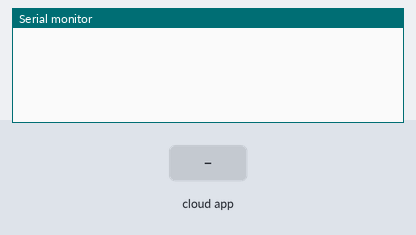
A sketch run on a simulated ESP32. Parts: the last lines printed to the serial monitor. The inputs (shaded band) are chosen by the test bench. The ROS host is connected and sends only what is stated.

Above: at 4.2 s.
4.3 s: the phone or cloud app sets linear.x to -100
At 4.7 s:
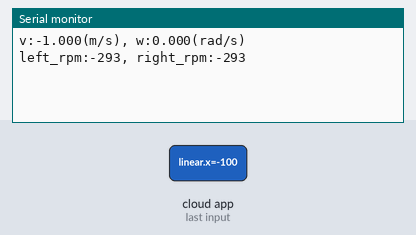
5.8 s: the phone or cloud app sets angular.z to -100
At 7.0 s:
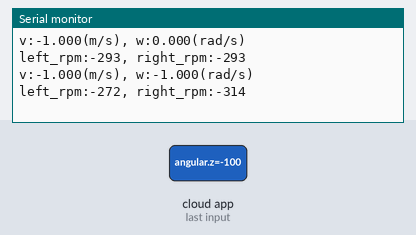
7.3 s: the phone or cloud app sets linear.x to 0
At 8.1 s:
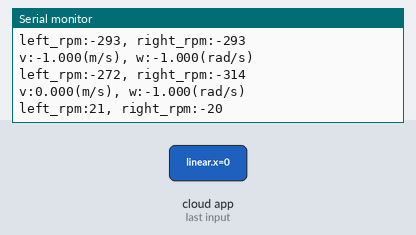
8.8 s: the phone or cloud app sets angular.z to 0
At 9.3 s:
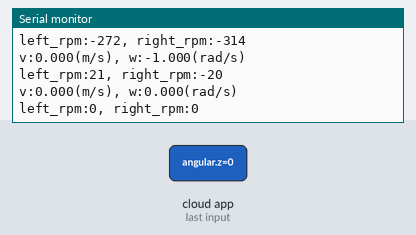
Timing chart, 0 to 11.3 s (numbered marks = the images above; inputs shaded):
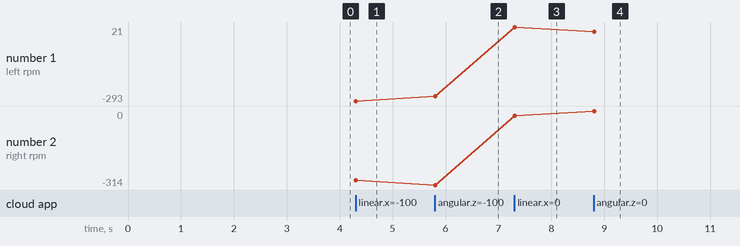

The sketch:

_33_diff_drive_control_twist_to_rpm_heartbeat.ino
```cpp
#include <micro_ros_arduino.h>
#include <rcl/rcl.h>
#include <rclc/rclc.h>
#include <rclc/executor.h>
#include <geometry_msgs/msg/twist.h>
#include <std_msgs/msg/string.h>
#include <math.h>

rcl_subscription_t twist_sub;
geometry_msgs__msg__Twist twist_msg;

rcl_allocator_t allocator;
rclc_support_t support;
rcl_node_t node;
rclc_executor_t executor;

rcl_publisher_t heartbeat_pub;
std_msgs__msg__String heartbeat_msg;

unsigned long last_heartbeat = 0;
unsigned long heartbeat_cnt = 0;
const char *text = "hello from esp32";
char heartbeat_text[50];

// 로봇 파라미터
const float TRACK_WIDTH = 0.145f; // 바퀴 간 거리 (m)
const float WHEEL_RADIUS = 0.065f/2; // 바퀴 반지름 (m)

void twist_callback(const void *msgin) {
  const geometry_msgs__msg__Twist *msg = (const geometry_msgs__msg__Twist *)msgin;

  float v = msg->linear.x;   // 선속도
  float w = msg->angular.z;  // 각속도

  Serial.printf("v:%.3f(m/s), w:%.3f(rad/s)\n", v, w);

  // 속도 계산
  float left_speed = v - w * TRACK_WIDTH / 2.0f;
  float right_speed = v + w * TRACK_WIDTH / 2.0f;

  // RPM 값으로 변환
  int left_rpm = (int)(left_speed / (TWO_PI * WHEEL_RADIUS) * 60 + 0.5);
  int right_rpm = (int)(right_speed / (TWO_PI * WHEEL_RADIUS) * 60 + 0.5);

  Serial.printf("left_rpm:%d, right_rpm:%d\n", left_rpm, right_rpm);
}

void setup() {
	Serial.begin(115200);
	delay(1000);
	// Wi-Fi micro-ROS 연결
	// set_microros_wifi_transports("swiftgo", "swiftgo14", "192.168.35.37", 8888);
	set_microros_wifi_transports("swiftgo", "swiftgo14", "192.168.35.67", 8888);

	delay(2000);

	allocator = rcl_get_default_allocator();

	rclc_support_init(&support, 0, NULL, &allocator);
	rclc_node_init_default(&node, "esp32_twist_sub_node", "", &support);

	rclc_subscription_init_default(
		&twist_sub,
		&node,
		ROSIDL_GET_MSG_TYPE_SUPPORT(geometry_msgs, msg, Twist),
		"cmd_vel"
	);

	rclc_publisher_init_default(
		&heartbeat_pub,
		&node,
		ROSIDL_GET_MSG_TYPE_SUPPORT(std_msgs, msg, String),
		"esp32/heartbeat"
	);

	// 메시지 버퍼 준비
	heartbeat_msg.data.data = (char *)malloc(50);
	heartbeat_msg.data.capacity = 50;
	heartbeat_msg.data.size = 0;

	rclc_executor_init(&executor, &support.context, 1, &allocator);
	rclc_executor_add_subscription(&executor, &twist_sub, &twist_msg, &twist_callback, ON_NEW_DATA);
}

void loop() {
	rclc_executor_spin_some(&executor, RCL_MS_TO_NS(50));

	// 1초마다 heartbeat 보내기
	if (millis() - last_heartbeat > 1000) {
		heartbeat_cnt++;
		sprintf(heartbeat_text, "%s - %d", text, heartbeat_cnt);
		strcpy(heartbeat_msg.data.data, heartbeat_text);
		heartbeat_msg.data.size = strlen(heartbeat_text);

		rcl_publish(&heartbeat_pub, &heartbeat_msg, NULL);

		last_heartbeat = millis();
	}

	delay(10);
}
```

Measured:
- after the input at 4.3 s, the serial monitor: prints a new line at once (image 1)
- after the input at 5.8 s, the serial monitor: prints a new line at once (image 2)
- after the input at 7.3 s, the serial monitor: prints a new line at once (image 3)
- after the input at 8.8 s, the serial monitor: prints a new line at once (image 4)
- plotted number 1: -293 → -272 after the input at 5.8 s, -272 → 21 after the input at 7.3 s
- plotted number 2: -293 → -314 after the input at 5.8 s, -314 → -20 after the input at 7.3 s
